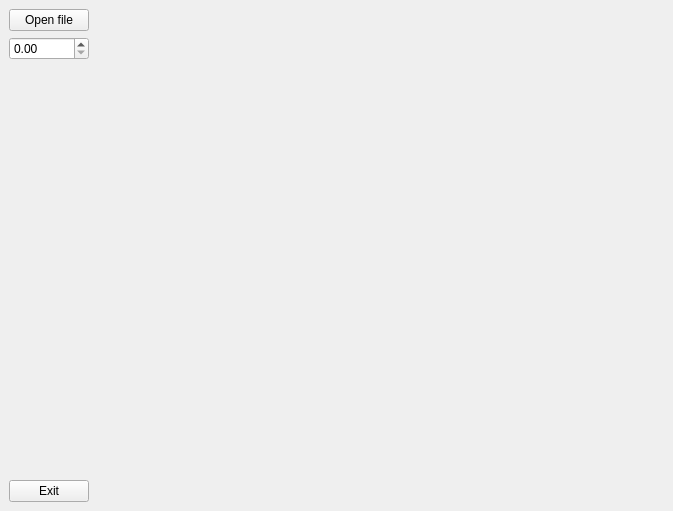
<?xml version="1.0" encoding="UTF-8"?>
<ui version="4.0">
 <class>MainWindow</class>
 <widget class="QMainWindow" name="MainWindow">
  <property name="geometry">
   <rect>
    <x>0</x>
    <y>0</y>
    <width>673</width>
    <height>511</height>
   </rect>
  </property>
  <property name="windowTitle">
   <string>MainWindow</string>
  </property>
  <widget class="QWidget" name="centralwidget">
   <layout class="QHBoxLayout" name="horizontalLayout">
    <item>
     <layout class="QVBoxLayout" name="verticalLayout_2">
      <item>
       <layout class="QVBoxLayout" name="verticalLayout">
        <item>
         <widget class="QPushButton" name="pushButton_2">
          <property name="text">
           <string>Open file</string>
          </property>
         </widget>
        </item>
        <item>
         <widget class="QDoubleSpinBox" name="doubleSpinBox"/>
        </item>
        <item>
         <spacer name="verticalSpacer">
          <property name="orientation">
           <enum>Qt::Vertical</enum>
          </property>
          <property name="sizeHint" stdset="0">
           <size>
            <width>20</width>
            <height>40</height>
           </size>
          </property>
         </spacer>
        </item>
        <item>
         <widget class="QPushButton" name="pushButton">
          <property name="text">
           <string>Exit</string>
          </property>
         </widget>
        </item>
       </layout>
      </item>
     </layout>
    </item>
    <item>
     <widget class="GLWidget" name="GLwidget" native="true">
      <property name="sizePolicy">
       <sizepolicy hsizetype="Expanding" vsizetype="Preferred">
        <horstretch>0</horstretch>
        <verstretch>0</verstretch>
       </sizepolicy>
      </property>
     </widget>
    </item>
   </layout>
  </widget>
  <widget class="QMenuBar" name="menubar">
   <property name="geometry">
    <rect>
     <x>0</x>
     <y>0</y>
     <width>673</width>
     <height>22</height>
    </rect>
   </property>
  </widget>
 </widget>
 <customwidgets>
  <customwidget>
   <class>GLWidget</class>
   <extends>QWidget</extends>
   <header>glwidget.h</header>
   <container>1</container>
  </customwidget>
 </customwidgets>
 <tabstops>
  <tabstop>pushButton</tabstop>
 </tabstops>
 <resources/>
 <connections>
  <connection>
   <sender>pushButton</sender>
   <signal>released()</signal>
   <receiver>MainWindow</receiver>
   <slot>close()</slot>
   <hints>
    <hint type="sourcelabel">
     <x>66</x>
     <y>408</y>
    </hint>
    <hint type="destinationlabel">
     <x>52</x>
     <y>206</y>
    </hint>
   </hints>
  </connection>
 </connections>
</ui>
